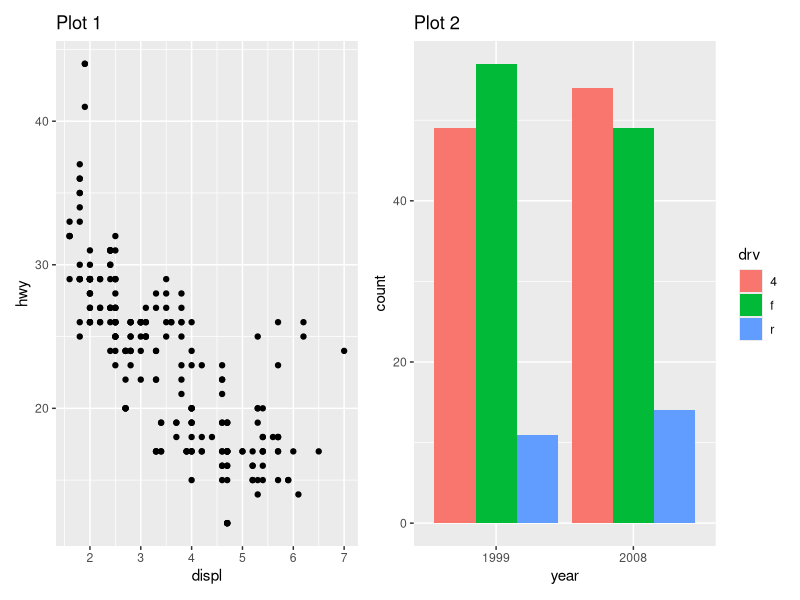
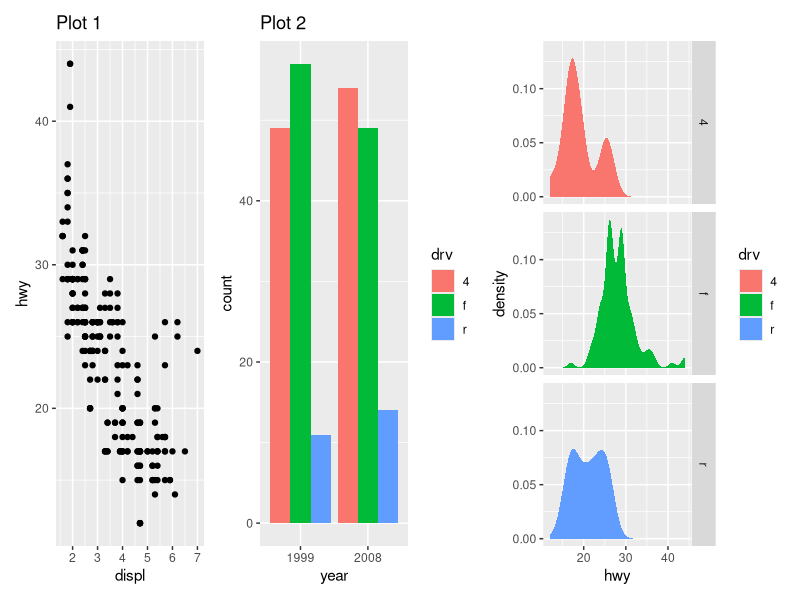
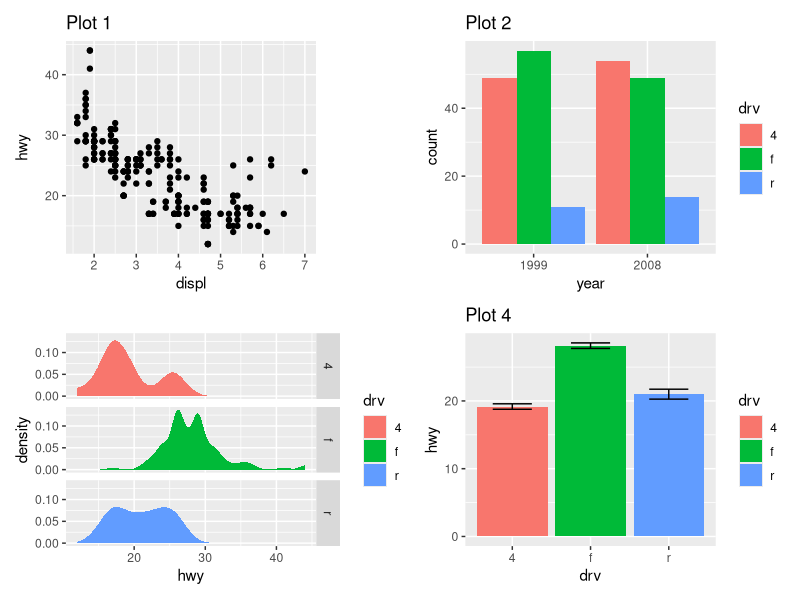
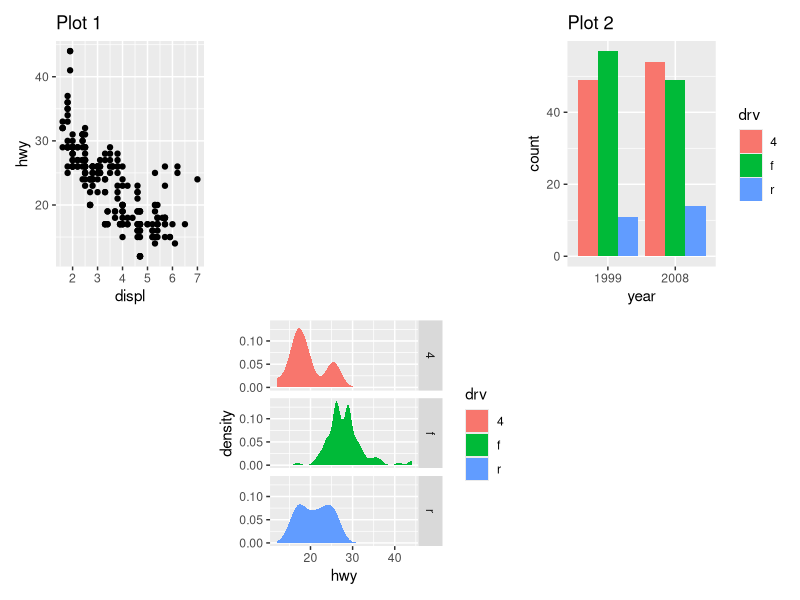
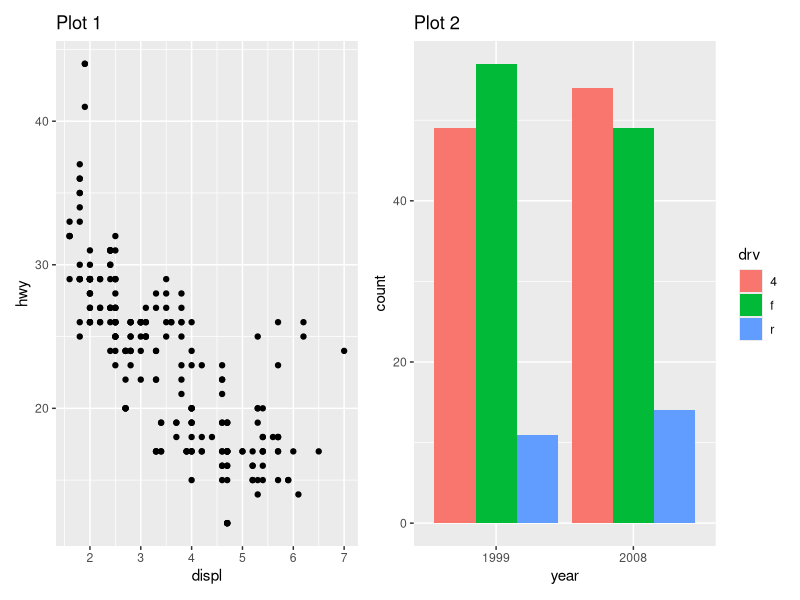
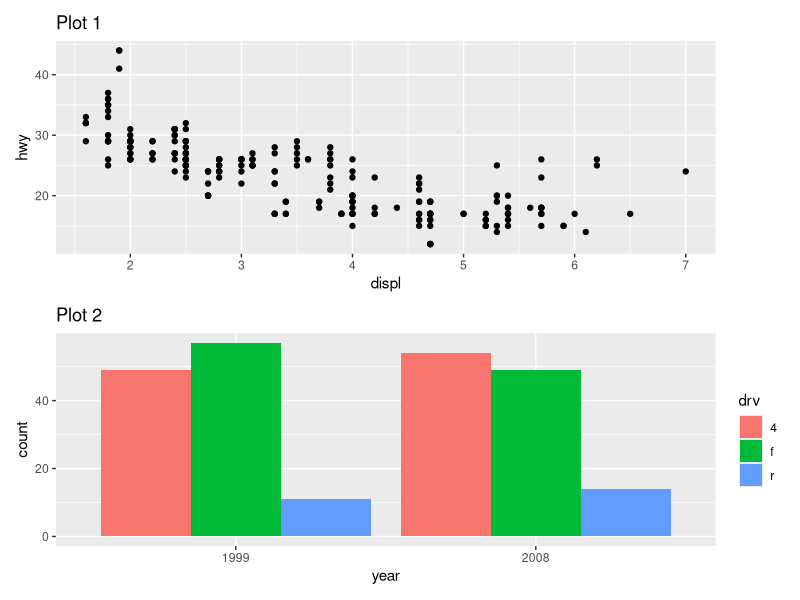
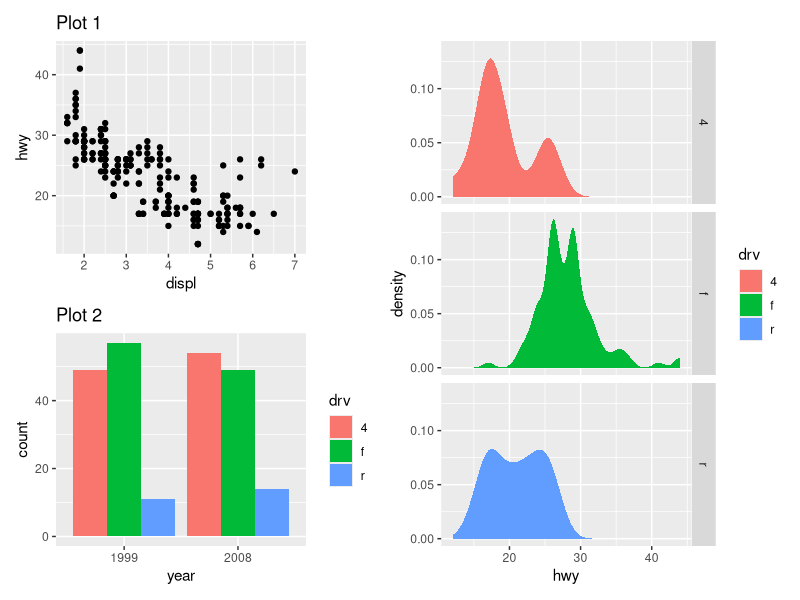
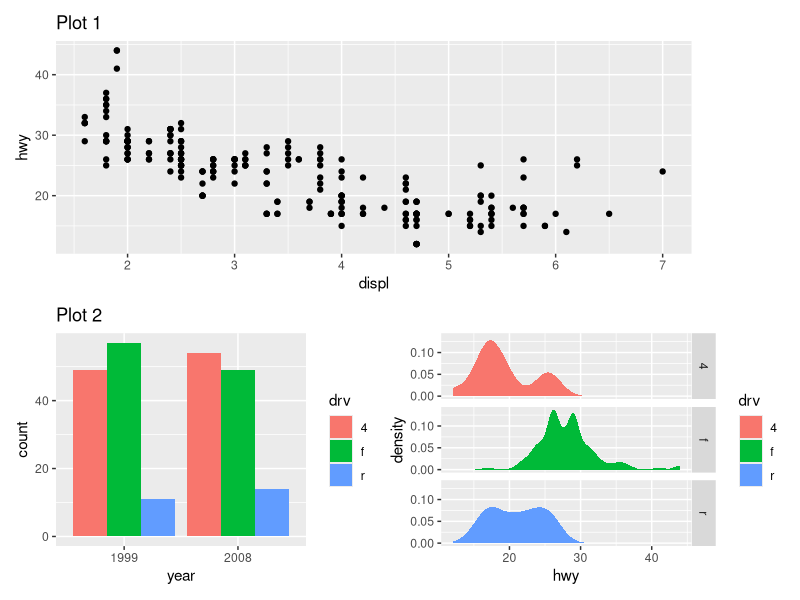

The R source for these figures, in order:
## ---- chunk 1
library(ggplot2)
## ---- chunk 2
p1 <- ggplot(mpg) +
  aes(displ, hwy) +
  geom_point() +
  labs(title="Plot 1")

p2 <- ggplot(mpg) +
  aes(as.character(year), fill=drv) +
  geom_bar(position="dodge") + 
  labs(title="Plot 2", x="year")

p3 <- ggplot(mpg) +
  aes(hwy, fill=drv) +
  geom_density(color=NA) + 
  facet_grid(drv~.)

p4 <- ggplot(mpg) +
  aes(drv, hwy) +
  stat_summary(aes(fill=drv), geom="col", fun.data=mean_se) +
  stat_summary(geom="errorbar", fun.data=mean_se, width=0.5) +
  labs(title="Plot 4")
## ---- chunk 3
library(patchwork)

p1 + p2
p1 + p2 + p3
p1 + p2 + p3 + p4
p1 + plot_spacer() + p2 + plot_spacer() + p3 + plot_spacer()
## ---- chunk 4
p1 | p2
p1 / p2
(p1 / p2) | p3
p1 / (p2 | p3)
## ---- chunk 5
p1 + p2 + p3 + p4 + 
  plot_layout(ncol=3)
p1 + p2 + p3 + p4 + 
  plot_layout(widths=c(2, 1))
p1 + p2 + p3 + p4 + 
  plot_layout(widths=c(2, 1), heights=unit(c(5, 1), c('cm', 'null')))
## ---- chunk 6
layout <- "
#BB
ACD
#CD
"
p1 + p2 + p3 + p4 +
  plot_layout(design=layout)

layout <- "
AAB
C#B
CDD
"
p1 + p2 + p3 + p4 +
  plot_layout(design=layout)
## ---- chunk 7
layout <- c(
  area(1, 1, 1, 2),
  area(1, 3, 2, 3),
  area(2, 1, 3, 1),
  area(3, 2, 3, 3)
)
p1 + p2 + p3 + p4 +
  plot_layout(design=layout)
## ---- chunk 8
plots <- list(p1, p2, p3, p4)
wrap_plots(plots, design=layout)
## ---- chunk 9
p_fixed <- ggplot(mpg) +
  aes(hwy, cty) +
  geom_point() +
  coord_fixed() +
  labs(title="Fixed coords")

p_fixed + p1 + p2 + p3
## ---- chunk 10
p_fixed + p1 + p2 + p3 + plot_layout(heights = 1)
p_fixed + p1 + p2 + p3 + plot_layout(widths=1)
## ---- chunk 11
p1 + p2 + p3 + p4
p1 + p2 + p3 + p4 + plot_layout(guides="collect") # this has a bug, it doesn't play well with ggplot. But it is supposed to search through the plots to see if they have the same legends, but it doens't seem to be working
## ---- chunk 12
p1 + p2 + (p3 + plot_layout(guides="keep")) + p4 + plot_layout(guides="collect") # this is keeping a legend for p3
## ---- chunk 13
layout <- "
AAB
CEB
CDD
"
p1 + p2 + p3 + p4 + guide_area() +
  plot_layout(design=layout, guides="collect") # we should only have one centered, but instead we have 2 because of the bug
## ---- chunk 14
text <- wrap_elements(grid::textGrob("Some really important text"))
table <- wrap_elements(gridExtra::tableGrob(mtcars[1:10, c("mpg", "disp")]))

p1 + table # adds a table to the graph
text + p1 # add text to the plot
## ---- chunk 15
p1 + p2 + p3 + p4 +
  plot_annotation(
    title = "Composition title",
    subtitle = "Composition subtitle",
    caption = "Composition caption",
    tag_levels = "a",
    tag_suffix = ")",
    theme = theme(plot.title=element_text(color="red"))
  )
# annotations with the layout
## ---- chunk 16
p1 + inset_element(p2, left=0.6, bottom=0.6, right=1, top=1, align_to="panel") # alignment to the panel
p1 + inset_element(p2, left=0.6, bottom=0.6, right=1, top=1, align_to="plot") # alignment to the plot
p1 + inset_element(p2, left=0.6, bottom=0.6, right=1, top=1, align_to="full") # alignment to the full plot
## ---- chunk 17
p1 + inset_element(p2, left=0.6, bottom=0.6, right=1, top=1, align_to="full") +
  plot_annotation(tag_levels="a")
## ---- chunk 18
xlim <- c(2.9, 3.2)
ylim <- c(21, 28)

p_zoom <- p1 +
  coord_cartesian(xlim=xlim, ylim=ylim, expand=FALSE) +
  labs(title=NULL) +
  theme_light() +
  theme(
    axis.title = element_blank(),
    plot.background = element_blank(),
    plot.margin = unit(c(0, 0, 0, 0), "mm")
  )

p1 +
  annotate("rect", xmin=xlim[1], xmax=xlim[2], ymin=ylim[1], ymax=ylim[2],
           fill=NA, color="black") +
  annotate("segment", x=xlim[2], xend=5.2, y=ylim[1], yend=29, linetype="dashed") +
  annotate("segment", x=xlim[1], xend=4.5, y=ylim[2], yend=45, linetype="dashed") +
  inset_element(p_zoom, left=0.5, bottom=0.45, right=0.65, top=0.95)
